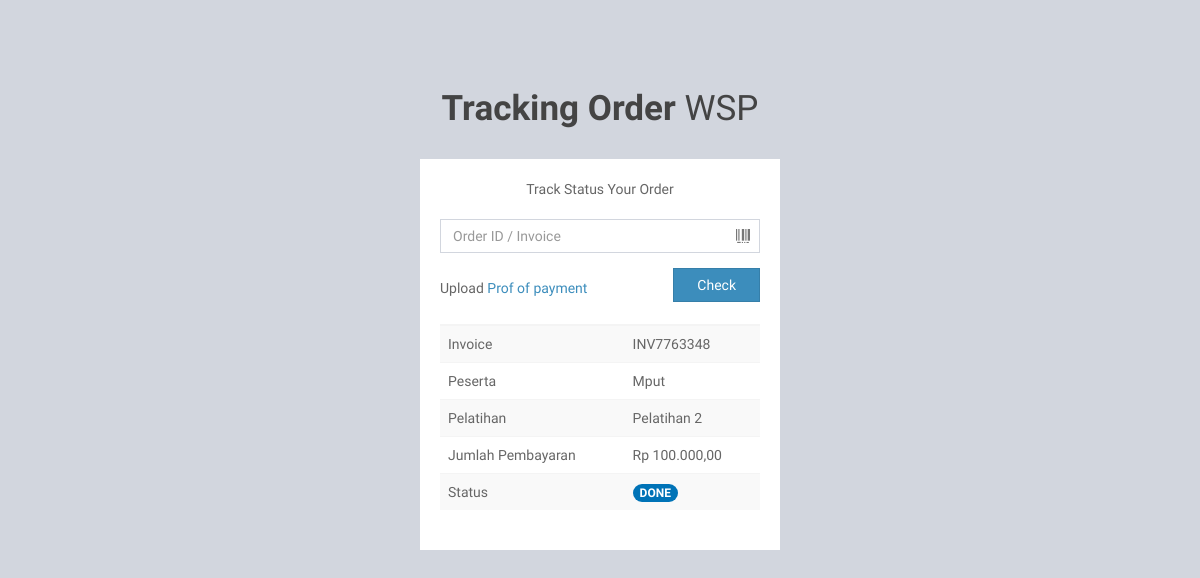
The app's page /pages/tracking.php?id=INV7763348 with its own data.
### tables this page shows
CREATE TABLE `peserta`  (
  `id` int NOT NULL AUTO_INCREMENT,
  `user_id` int NOT NULL,
  `pelatihan_id` int NOT NULL,
  `email` varchar(255) NULL DEFAULT NULL,
  `nohp` varchar(255) NULL DEFAULT NULL,
  `order_id` varchar(10) NOT NULL,
  `status` varchar(10) NOT NULL,
  `filename` varchar(255) NULL DEFAULT NULL,
  PRIMARY KEY (`id`) USING BTREE
);

CREATE TABLE `users`  (
  `id` int NOT NULL AUTO_INCREMENT,
  `name` varchar(255) NOT NULL,
  `username` varchar(255) NOT NULL,
  `password` varchar(255) NOT NULL,
  `is_admin` tinyint(1) NOT NULL,
  `is_active` tinyint(1) NOT NULL,
  PRIMARY KEY (`id`) USING BTREE
);

CREATE TABLE `pelatihan`  (
  `id` int NOT NULL AUTO_INCREMENT,
  `name` varchar(255) NOT NULL,
  `harga` varchar(255) NOT NULL,
  PRIMARY KEY (`id`) USING BTREE
);

### pages/tracking.php (the view, shortened to what this page needs)
<?php
require_once("../conf/connection.php");
$data = "";
if (isset($db)) {
    if (isset($_GET["id"])) {
        $orderId =  $_GET['id'];
        $result = mysqli_query($db, "
            SELECT
                p.id as peserta_id,
                p.order_id,
                u.name AS fullname,
                e.name AS pelatihan,
                e.harga,
                p.email,
                p.status
            FROM
                peserta p
                INNER JOIN users u ON p.user_id = u.id
                INNER JOIN pelatihan e ON p.pelatihan_id = e.id
            WHERE order_id = '$orderId'
        ");
        $data = mysqli_fetch_array($result);
    }
}
?>
<!DOCTYPE html>
<html>
<head>
    <link rel="stylesheet" href="../bootstrap/css/bootstrap.min.css">
    <link rel="stylesheet" href="https://cdnjs.cloudflare.com/ajax/libs/font-awesome/4.5.0/css/font-awesome.min.css">
    <link rel="stylesheet" href="https://cdnjs.cloudflare.com/ajax/libs/ionicons/2.0.1/css/ionicons.min.css">
    <link rel="stylesheet" href="../dist/css/AdminLTE.min.css">
    <link rel="stylesheet" href="../plugins/iCheck/square/blue.css">
    <link rel="stylesheet" href="https://cdnjs.cloudflare.com/ajax/libs/toastr.js/latest/css/toastr.min.css">
</head>
<body class="hold-transition register-page">
<div class="register-box">
    <div class="register-logo">
        <a href="#"><b>Tracking Order </b>WSP</a>
    </div>
    <div class="register-box-body">
        <p class="login-box-msg">Track Status Your Order</p>
        <form action="tracking.php" autocomplete="off" method="get">
            <div class="form-group has-feedback">
                <input type="text" name="id" class="form-control" placeholder="Order ID / Invoice" autocomplete="off">
            </div>
            <div class="row">
                <div class="col-xs-8">
                    <div class="checkbox icheck">
                        <label>
                            Upload <a href="confirmation.php">Prof of payment</a>
                        </label>
                    </div>
                </div>
                <div class="col-xs-4">
                    <button type="submit" class="btn btn-primary btn-block btn-flat">Check</button>
                </div>
            </div>
        </form>
        <?php if ($data != "") { ?>
            <table id="layout-skins-list" class="table table-striped bring-up nth-2-center">
                <thead>
                <tr>
                    <th></th>
                    <th></th>
                </tr>
                </thead>
                <tbody>
                <tr>
                    <td>Invoice</td>
                    <td><?= $data["order_id"] ?></td>
                </tr>
                <tr>
                    <td>Peserta</td>
                    <td><?= $data["fullname"] ?></td>
                </tr>
                <tr>
                    <td>Pelatihan</td>
                    <td><?= $data["pelatihan"] ?></td>
                </tr>
                <tr>
                    <td>Jumlah Pembayaran</td>
                    <td><?= "Rp " . number_format($data['harga'],2,',','.');?></td>
                </tr>
                <tr>
                    <td>Status</td>
                    <td>
                        <?php
                        if ($data["status"] == GeneralHelper::ORDER_NEW) {
                            echo '<small class="badge bg-green"> NEW</small>';
                        } else if ($data["status"] == GeneralHelper::ORDER_ONPROGRESS) {
                            echo '<small class="badge bg-yellow"> ONPROGRESS</small>';
                        } else {
                            echo '<small class="badge bg-blue"> DONE</small>';
                        }
                        ?>
                    </td>
                </tr>
                </tbody>
            </table>
        <?php } ?>
    </div>
</div>
</body>
</html>

### records on screen
peserta: order "INV7763348", user.name "Mput", pelatihan.name "Pelatihan 2", pelatihan.harga "100.000,00"
